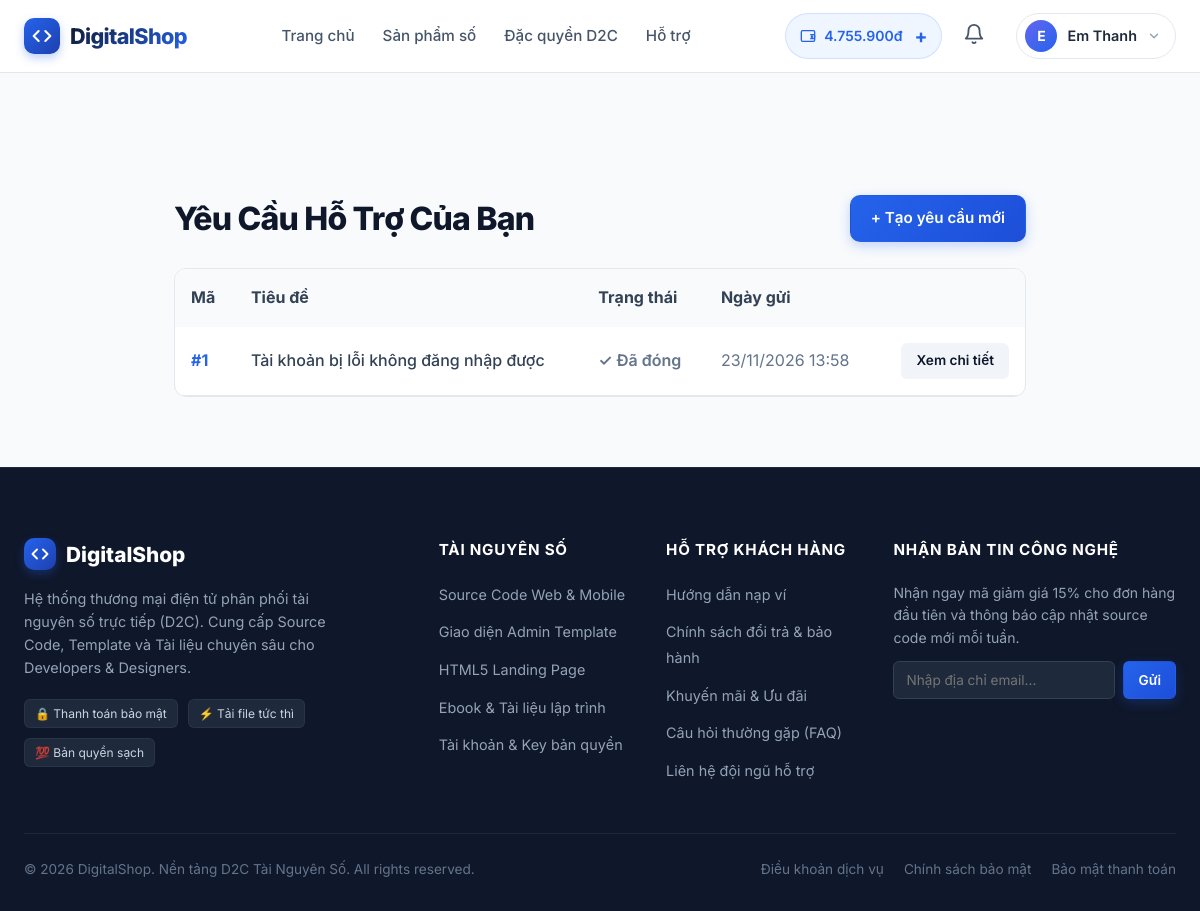
Page /user/pages/support-list.php (signed in) on the committed database.
### tables this page shows
CREATE TABLE `users` (
  `id` int(11) UNSIGNED NOT NULL,
  `name` varchar(100) NOT NULL,
  `email` varchar(150) NOT NULL,
  `password_hash` varchar(255) NOT NULL,
  `balance` bigint(20) NOT NULL DEFAULT 0,
  `status` enum('active','banned') NOT NULL DEFAULT 'active',
  `created_at` datetime NOT NULL DEFAULT current_timestamp()
);

CREATE TABLE `tickets` (
  `id` int(11) UNSIGNED NOT NULL,
  `user_id` int(11) UNSIGNED NOT NULL,
  `order_id` int(11) UNSIGNED DEFAULT NULL,
  `subject` varchar(255) NOT NULL,
  `status` enum('open','processing','closed') DEFAULT 'open',
  `created_at` datetime DEFAULT current_timestamp()
);

### shared/bootstrap.php (called while the page is built, shortened)
<?php
$host = '127.0.0.1'; $dbname = 'digital_shop'; $user = 'root'; $pass = '';
try {
    $db = new PDO("mysql:host=$host;dbname=$dbname;charset=utf8mb4", $user, $pass);
    $db->setAttribute(PDO::ATTR_ERRMODE, PDO::ERRMODE_EXCEPTION);
    $db->setAttribute(PDO::ATTR_DEFAULT_FETCH_MODE, PDO::FETCH_ASSOC);
} catch (Exception $e) {
    die("Lỗi kết nối DB: " . $e->getMessage());
}
function e($s) { return htmlspecialchars($s ?? '', ENT_QUOTES, 'UTF-8'); }
function money($amount) { return number_format($amount, 0, ',', '.') . 'đ'; }
function is_logged_in() { return isset($_SESSION['user_id']); }
function current_user() {
    global $db;
    $stmt = $db->prepare("SELECT * FROM users WHERE id = ?");
    $stmt->execute([$_SESSION['user_id']]);
    return $stmt->fetch();
}
function view($template, $data = [], $layout = 'user') {
    extract($data);
    require __DIR__ . '/../user/views/layouts/' . $layout . '.php';
}

### user/pages/support-list.php (called while the page is built, shortened)
<?php
require __DIR__ . '/../../shared/bootstrap.php';
$stmt = $db->prepare("SELECT * FROM tickets WHERE user_id = ? ORDER BY created_at DESC");
$stmt->execute([$_SESSION['user_id']]);
$tickets = $stmt->fetchAll();
view('support-list', ['title' => 'Lịch sử hỗ trợ', 'tickets' => $tickets]);

### user/views/support-list.php (the view, shortened to what this page needs)
<section class="section" style="padding-top: 120px;">
    <div class="container" style="max-width: 900px;">
        <div style="display: flex; justify-content: space-between; align-items: center; margin-bottom: 24px;">
            <h1 class="section-title" style="margin: 0;">Yêu Cầu Hỗ Trợ Của Bạn</h1>
            <a href="<?= APP_BASE ?>/pages/support-create.php" class="btn btn-primary">+ Tạo yêu cầu mới</a>
        </div>
        <div style="background: #fff; border-radius: 12px; border: 1px solid #e2e8f0; overflow: hidden;">
            <table style="width: 100%; border-collapse: collapse; text-align: left;">
                <thead style="background: #f8fafc;">
                    <tr>
                        <th style="padding: 16px;">Mã</th>
                        <th style="padding: 16px;">Tiêu đề</th>
                        <th style="padding: 16px;">Trạng thái</th>
                        <th style="padding: 16px;">Ngày gửi</th>
                        <th style="padding: 16px;"></th>
                    </tr>
                </thead>
                <tbody>
                    <?php if (empty($tickets)): ?>
                        <tr><td colspan="5" style="padding: 30px; text-align: center; color: #64748b;">Bạn chưa có yêu cầu hỗ trợ nào.</td></tr>
                    <?php else: ?>
                        <?php foreach ($tickets as $t): ?>
                        <tr style="border-bottom: 1px solid #e2e8f0;">
                            <td style="padding: 16px; font-weight: bold; color: #2563eb;">#<?= $t['id'] ?></td>
                            <td style="padding: 16px; font-weight: 500;"><?= e($t['subject']) ?></td>
                            <td style="padding: 16px;">
                                <?php if ($t['status'] == 'open'): ?>
                                    <span style="color: #f59e0b; font-weight: 600;">⏳ Đang chờ</span>
                                <?php elseif ($t['status'] == 'processing'): ?>
                                    <span style="color: #3b82f6; font-weight: 600;">💬 Đang xử lý</span>
                                <?php else: ?>
                                    <span style="color: #64748b; font-weight: 600;">✓ Đã đóng</span>
                                <?php endif; ?>
                            </td>
                            <td style="padding: 16px; color: #64748b;"><?= date('d/m/Y H:i', strtotime($t['created_at'])) ?></td>
                            <td style="padding: 16px; text-align: right;">
                                <a href="<?= APP_BASE ?>/pages/support-detail.php?id=<?= $t['id'] ?>" class="btn btn-sm" style="background:#f1f5f9; color:#0f172a; text-decoration:none;">Xem chi tiết</a>
                            </td>
                        </tr>
                        <?php endforeach; ?>
                    <?php endif; ?>
                </tbody>
            </table>
        </div>
    </div>
</section>

### user/views/partials/header.php (shortened to what this page needs)
<?php
$isLoggedIn = is_logged_in();
$u = $isLoggedIn ? current_user() : null;
$current_page = basename($_SERVER['PHP_SELF']);
?>
<header class="header">
    <div class="container">
        <div class="header-inner">
            <a href="<?= APP_BASE ?>/index.php" class="logo">
                <div class="logo-icon">
                    <svg width="20" height="20" viewBox="0 0 24 24" fill="none" stroke="currentColor" stroke-width="2.5" stroke-linecap="round" stroke-linejoin="round">
                        <polyline points="16 18 22 12 16 6"></polyline>
                        <polyline points="8 6 2 12 8 18"></polyline>
                    </svg>
                </div>
                <span>DigitalShop</span>
            </a>
            <ul class="nav-links">
                <li><a href="<?= APP_BASE ?>/index.php" class="nav-link <?= ($current_page == 'index.php') ? 'active' : '' ?>">Trang chủ</a></li>
                <li><a href="<?= APP_BASE ?>/pages/products.php" class="nav-link <?= ($current_page == 'products.php' || $current_page == 'product-detail.php') ? 'active' : '' ?>">Sản phẩm số</a></li>
                <li><a href="<?= APP_BASE ?>/pages/promotions.php" class="nav-link">Đặc quyền D2C</a></li>
                <li><a href="#support" class="nav-link">Hỗ trợ</a></li>
            </ul>
            <div class="header-actions">
                <?php if ($isLoggedIn && $u): ?>
                    <a href="<?= APP_BASE ?>/pages/deposit.php" class="wallet-badge" title="Bấm để nạp thêm tiền" style="text-decoration: none; cursor: pointer;">
                        <svg viewBox="0 0 24 24" fill="none" stroke="currentColor" stroke-width="2" stroke-linecap="round" stroke-linejoin="round">
                            <rect x="2" y="4" width="20" height="16" rx="2"></rect>
                            <path d="M16 10h4a2 2 0 0 1 2 2v2a2 2 0 0 1-2 2h-4"></path>
                            <circle cx="18" cy="13" r="1" fill="currentColor"></circle>
                        </svg>
                        <span><?= money($u['balance']) ?></span>
                        <span style="font-size: 1.2rem; font-weight: bold; margin-left: 4px;">+</span>
                    </a>
                    <div class="notification-wrapper" style="position: relative; display: flex; align-items: center; margin-right: 10px;">
                        <button id="notif-bell" style="background: none; border: none; cursor: pointer; position: relative; color: var(--slate-600); padding: 5px;">
                            <svg width="22" height="22" viewBox="0 0 24 24" fill="none" stroke="currentColor" stroke-width="2" stroke-linecap="round" stroke-linejoin="round">
                                <path d="M18 8A6 6 0 0 0 6 8c0 7-3 9-3 9h18s-3-2-3-9"></path>
                                <path d="M13.73 21a2 2 0 0 1-3.46 0"></path>
                            </svg>
                        </button>
                    </div>
                    <div class="user-dropdown">
                        <div class="user-trigger" tabindex="0">
                            <div class="user-avatar-placeholder">
                                <?= mb_strtoupper(mb_substr($u['name'] ?? 'U', 0, 1, 'UTF-8')) ?>
                            </div>
                            <span><?= e($u['name']) ?></span>
                            <svg class="dropdown-arrow" viewBox="0 0 24 24" fill="none" stroke="currentColor" stroke-width="2.5" stroke-linecap="round" stroke-linejoin="round">
                                <polyline points="6 9 12 15 18 9"></polyline>
                            </svg>
                        </div>
                    </div>
                <?php else: ?>
                    <a href="<?= APP_BASE ?>/pages/auth/login.php" class="btn btn-outline btn-sm">Đăng nhập</a>
                    <a href="<?= APP_BASE ?>/pages/auth/register.php" class="btn btn-primary btn-sm">Đăng ký</a>
                <?php endif; ?>
            </div>
        </div>
    </div>
</header>

### rows in the picture
users: balance "4.755.900đ", name "E", name "Em Thanh"
tickets: id "1", subject "Tài khoản bị lỗi không đăng nhập được", status "✓ Đã đóng", created_at "23/11/2026 13:58"
